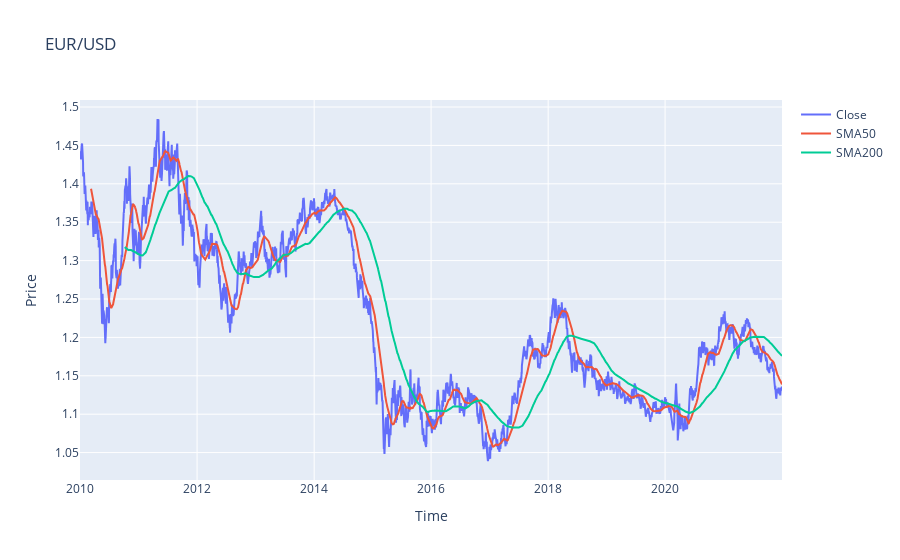

Source (notebook cell):
### Code cell
fig = go.Figure()

fig.add_traces(go.Scatter(x=data.index, y=data.Close, name='Close'))
fig.add_traces(go.Scatter(x=data.index, y=data.SMA50, name='SMA50'))
fig.add_traces(go.Scatter(x=data.index, y=data.SMA200, name='SMA200'))

fig.update_layout(title='EUR/USD', xaxis_title='Time', yaxis_title='Price')

fig.show()

### Figure 1 — Plotly figure (JSON) as saved in the notebook; plotly's stock layout.template omitted (floating-point values rounded to 4 significant figures; data arrays with more than 128 entries replaced by an {"elided": "..."} marker saying what was removed)
{"data": [{"name": "Close", "type": "scatter", "x": {"elided": "3127 str values"}, "y": {"elided": "3127 float values"}}, {"name": "SMA50", "type": "scatter", "x": {"elided": "3127 str values"}, "y": {"elided": "3127 float values"}}, {"name": "SMA200", "type": "scatter", "x": {"elided": "3127 str values"}, "y": {"elided": "3127 float values"}}], "layout": {"title": {"text": "EUR/USD"}, "xaxis": {"title": {"text": "Time"}}, "yaxis": {"title": {"text": "Price"}}}}
